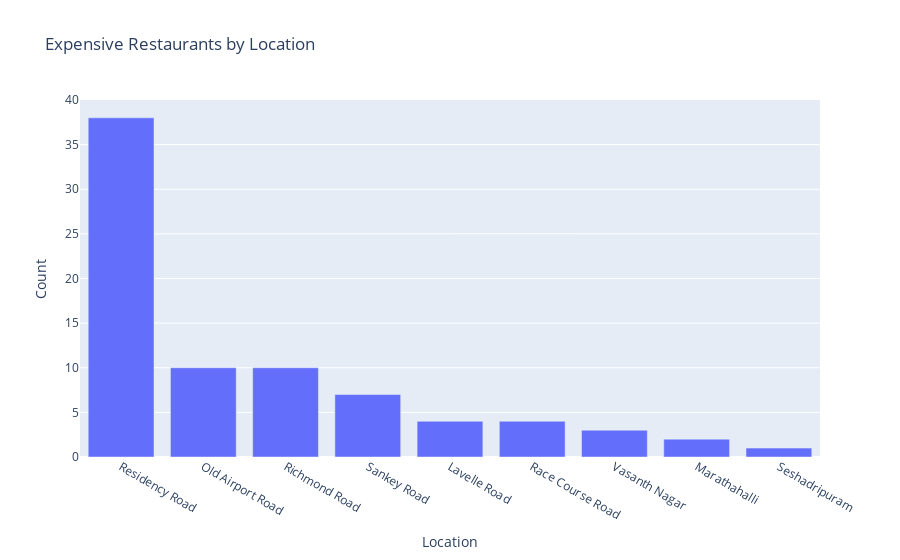

Notebook cell for this chart:
### Markdown cell above
# Where are most of the expensive Restaurants are located ?

### Code cell
#df[df.cost>3000].sort_values(ascending=False,by="cost").location.value_counts().iplot(kind="bar")

# Get the value counts of locations for expensive restaurants
location_counts = df[df.cost > 3000].sort_values(by="cost", ascending=False).location.value_counts()

# Create a bar chart using Plotly Express
fig = px.bar(
    x=location_counts.index,  # Location names
    y=location_counts.values,  # Count values
    labels={'x': 'Location', 'y': 'Count'},
    title='Expensive Restaurants by Location'
)

# Display the figure
fig.show()

### Figure 1 — Plotly figure (JSON) as saved in the notebook; plotly's stock layout.template omitted (floating-point values rounded to 4 significant figures)
{"data": [{"hovertemplate": "Location=%{x}<br>Count=%{y}<extra></extra>", "legendgroup": "", "marker": {"color": "#636efa", "pattern": {"shape": ""}}, "name": "", "orientation": "v", "showlegend": false, "textposition": "auto", "type": "bar", "x": ["Residency Road", "Old Airport Road", "Richmond Road", "Sankey Road", "Lavelle Road", "Race Course Road", "Vasanth Nagar", "Marathahalli", "Seshadripuram"], "xaxis": "x", "y": [38, 10, 10, 7, 4, 4, 3, 2, 1], "yaxis": "y"}], "layout": {"barmode": "relative", "legend": {"tracegroupgap": 0}, "title": {"text": "Expensive Restaurants by Location"}, "xaxis": {"anchor": "y", "domain": [0, 1], "title": {"text": "Location"}}, "yaxis": {"anchor": "x", "domain": [0, 1], "title": {"text": "Count"}}}}
